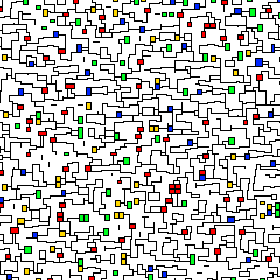
#> input picture examples/abstract.png, 280 x 280 px, given in place of connector.png, which was not available
$ python subway.py
#> lines starting #> are read from the running program, lines starting #| are printed output that depends on the picture; pictures that were not available may be replaced by others from this repository, and a replacement may not be noted
### wfc.py
import logging
import cv2
import numpy as np
import random
import math
import sys

# [18 lines of commented-out code are left out]

CLEAR = u"\u001b[2J"
HIDECURSOR = u"\u001b[?25l"
SHOWCURSOR = u"\u001b[?25h"

DEBUG = False

class Wave():

	__slots__ = "ix", "possibilities"

	def __init__(self, possibilities):
		self.ix = None
		self.possibilities = possibilities


class WaveFunctionCollapse():

	__slots__ = "tiles", "tile_data", "silent", "clean_edges", "backtrack_limit", "left_side_data", "right_side_data", "top_side_data", "bottom_side_data", "tile_width", "tile_height", "tile_bpp", "color_divider", "overlapping", "x_tiles", "y_tiles", "all_possibilities", "tile_grid", "output"

	def __init__(self, *, silent: bool = True):
#> in load_tiles, img is the input picture: shape (280, 280, 3); mean B, G, R 197.9, 200.2, 200.7
		self.tiles = []
		self.tile_data = {}
		self.silent = silent
		self.clean_edges = False
		self.backtrack_limit = 5000

		self.left_side_data = {}
		self.right_side_data = {}
		self.top_side_data = {}
		self.bottom_side_data = {}

		self.tile_width = None
		self.tile_height = None
		self.tile_bpp = None

	def process_tile(self, tile):
		if self.tile_width is None:
			self.tile_width = np.shape(tile)[1]

		if self.tile_height is None:
			self.tile_height = np.shape(tile)[0]

		if self.tile_bpp is None:
			self.tile_bpp = np.shape(tile)[2]

		if self.tile_width != np.shape(tile)[1] or self.tile_height != np.shape(tile)[0] or self.tile_bpp != np.shape(tile)[2]:
			raise Exception(f"All tiles must have the same size and depth ({self.tile_width}x{self.tile_height}*{self.tile_bpp})")

		for t in self.tiles:
			if np.array_equal(t, tile):
				return

		top_row = np.copy(tile[0])
#> top_row = 280 rows, first 8: [255, 255, 255], [255, 255, 255], [0, 0, 0], [255, 255, 255], [255, 255, 255], [255, 255, 255], [255, 255, 255], [255, 255, 255]
		top_flat = tuple(list(top_row.reshape((self.tile_width * self.tile_bpp,))))
#> top_flat = 840 values, max 255 at index 0, min 0 at index 6, mean 203.6

		bottom_row = np.copy(tile[-1])
#> bottom_row = 280 rows, first 8: [255, 255, 255], [255, 255, 255], [255, 255, 255], [255, 255, 255], [255, 255, 255], [255, 255, 255], [0, 0, 0], [0, 0, 0]
		bottom_flat = tuple(list(bottom_row.reshape((self.tile_width * self.tile_bpp,))))
#> bottom_flat = 840 values, max 255 at index 0, min 0 at index 18, mean 200.6

		tile = np.rot90(tile, axes=(1, 0))
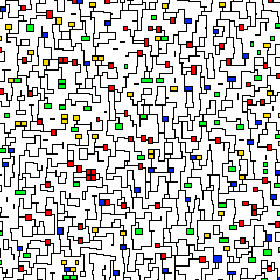
#> tile: shape (280, 280, 3); mean of channels 0, 1, 2 197.9, 200.2, 200.7; drawn as B, G, R
		left_row = np.copy(tile[0])
#> left_row = 280 rows, first 8: [255, 255, 255], [255, 255, 255], [255, 255, 255], [255, 255, 255], [255, 255, 255], [0, 0, 0], [0, 0, 0], [0, 0, 0]
		left_flat = tuple(list(left_row.reshape((self.tile_height * self.tile_bpp,))))
#> left_flat = 840 values, max 255 at index 0, min 0 at index 15, mean 185.4

		right_row = np.copy(tile[-1])
#> right_row = 280 rows, first 8: [255, 255, 255], [255, 255, 255], [255, 255, 255], [0, 0, 0], [255, 255, 255], [255, 255, 255], [255, 255, 255], [255, 255, 255]
		right_flat = tuple(list(right_row.reshape((self.tile_height * self.tile_bpp,))))
#> right_flat = 840 values, max 255 at index 0, min 0 at index 9, mean 190.9

		tile = np.rot90(tile, -1, axes=(1, 0))

		self.tiles.append(np.copy(tile))
		tile_ix = len(self.tiles) - 1
		self.tile_data[tile_ix] = {
			"top": top_flat,
			"bottom": bottom_flat,
			"left": left_flat,
			"right": right_flat
		}

		if top_flat in self.top_side_data:
			self.top_side_data[top_flat].append(tile_ix)
		else:
			self.top_side_data[top_flat] = [tile_ix]

		if bottom_flat in self.bottom_side_data:
			self.bottom_side_data[bottom_flat].append(tile_ix)
		else:
			self.bottom_side_data[bottom_flat] = [tile_ix]

		if left_flat in self.left_side_data:
			self.left_side_data[left_flat].append(tile_ix)
		else:
			self.left_side_data[left_flat] = [tile_ix]

		if right_flat in self.right_side_data:
			self.right_side_data[right_flat].append(tile_ix)
		else:
			self.right_side_data[right_flat] = [tile_ix]

	def load_tiles(self, config):
		for tile in config["tiles"]:
			tile_name = tile["filename"]
			img = cv2.imread(tile_name)
			self.process_tile(img)
			img90 = np.rot90(img, 1, axes=(1, 0))
			img180 = np.rot90(img, 2, axes=(1, 0))
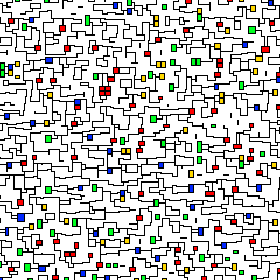
#> img180: shape (280, 280, 3); mean B, G, R 197.9, 200.2, 200.7
			img270 = np.rot90(img, 3, axes=(1, 0))
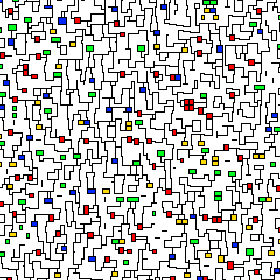
#> img270: shape (280, 280, 3); mean B, G, R 197.9, 200.2, 200.7
			flipud = np.flipud(img)
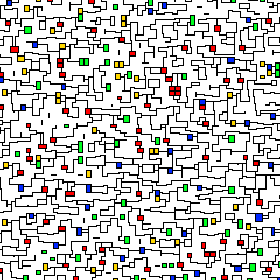
#> flipud: shape (280, 280, 3); mean B, G, R 197.9, 200.2, 200.7
			fliplr = np.fliplr(img)
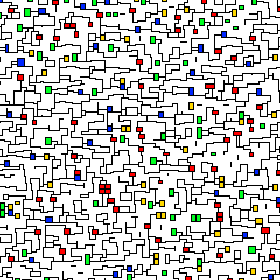
#> fliplr: shape (280, 280, 3); mean B, G, R 197.9, 200.2, 200.7
			if tile["rotate90"]:
				self.process_tile(img90)
#> in process_tile (call 2), `top_row = np.copy(tile[0])`: top_row has the same summary as left_row
#> in process_tile (call 2), `bottom_row = np.copy(tile[-1])`: bottom_row has the same summary as right_row
#> in process_tile (call 2), `left_row = np.copy(tile[0])`: left_row = 280 rows, first 8: [255, 255, 255], [255, 255, 255], [255, 255, 255], [255, 255, 255], [255, 255, 255], [255, 255, 255], [255, 255, 255], [255, 255, 255]
#> in process_tile (call 2), `right_row = np.copy(tile[-1])`: right_row = 280 rows, first 8: [255, 38, 0], [255, 38, 0], [0, 0, 0], [255, 255, 255], [255, 255, 255], [255, 255, 255], [255, 255, 255], [255, 255, 255]
			if tile["rotate180"]:
				self.process_tile(img180)
#> in process_tile (call 3), `top_row = np.copy(tile[0])`: top_row has the same summary as left_row
#> in process_tile (call 3), `bottom_row = np.copy(tile[-1])`: bottom_row has the same summary as right_row
#> in process_tile (call 3), `left_row = np.copy(tile[0])`: left_row has the same summary as right_row
#> in process_tile (call 3), `right_row = np.copy(tile[-1])`: right_row has the same summary as bottom_row
			if tile["rotate270"]:
				self.process_tile(img270)
#> in process_tile (call 4), `top_row = np.copy(tile[0])`: top_row has the same summary as right_row
#> in process_tile (call 4), `left_row = np.copy(tile[0])`: left_row has the same summary as top_row
			if tile["flip_vertical"]:
				self.process_tile(fliplr)
			if tile["flip_horizontal"]:
				self.process_tile(flipud)

	# [14 lines left out: function generate_overlapped_tiles, not called in this run]

	def load_config(self, config):
		self.color_divider = config["color_divider"]
		self.overlapping = config["overlapping"]
		self.clean_edges = config["clean_edges"]
		self.clean_edges = False # Not implemented

		if self.overlapping:
			self.generate_overlapped_tiles(config)
		else:
			self.load_tiles(config)

	# [206 lines left out: functions create_tilesheet, try_find_tile_for, neighbors, update_neighbours, reset_neighbours, find_pos_lowest_entropy and 4 more, not called in this run]

	def print(self, message: str):
		if not self.silent:
			print(message)


def main():
	pass

# [2 lines that do not run on import are left out]

### subway.py
from wfc import WaveFunctionCollapse

CONFIG = {
	"clean_edges": False,
	"overlapping": False,
	"color_divider": 1,
	"tiles": [
		{
			"filename": "./tiles/subway/connector.png",
			"rotate90": True,
			"rotate180": True,
			"rotate270": True,
			"flip_vertical": False,
			"flip_horizontal": False,
		},
		{
			"filename": "./tiles/subway/orange.png",
			"rotate90": True,
			"rotate180": True,
			"rotate270": False,
			"flip_vertical": False,
			"flip_horizontal": False,
		},
		{
			"filename": "./tiles/subway/red.png",
			"rotate90": True,
			"rotate180": False,
			"rotate270": False,
			"flip_vertical": False,
			"flip_horizontal": False,
		},
	]
}

OUTPUT_FILE = "subway.png"
TILESHEET_FILE = "subway-tilesheet.png"

X_TILES = 5
Y_TILES = 5

def main():
	wfc = WaveFunctionCollapse(silent = False)
	wfc.load_config(CONFIG)
	wfc.create_tilesheet(TILESHEET_FILE)
	wfc.collapse(X_TILES, Y_TILES)
	wfc.save(OUTPUT_FILE)

if __name__ == "__main__":
#> (the run stopped early here; a loop or call above may not have finished)
